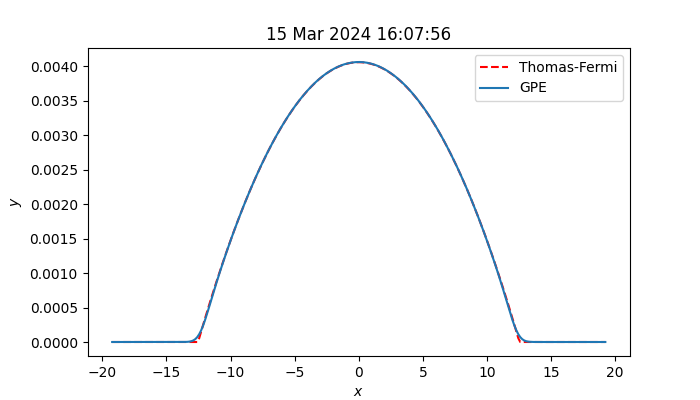

Source code (Python):
from torchgpe.bec2D import Gas
from torchgpe.bec2D.potentials import Contact, Trap
from torchgpe.utils import parse_config

import numpy as np
import torch
import matplotlib.pyplot as plt 
from scipy.constants import hbar, physical_constants
from datetime import datetime 

a_bohr = physical_constants["Bohr radius"][0]

config = parse_config("configuration.yaml")
np.random.seed(config["random_seed"])
torch.manual_seed(config["random_seed"])

contact = Contact(**config["potentials"]["contact"])
trap = Trap(**config["potentials"]["trap"])

bec = Gas(**config["gas"], float_dtype=torch.float32, complex_dtype=torch.complex64)
bec.psi = torch.exp(-(bec.X**2 + bec.Y**2)/(2*(config["initial_wavefunction"]["gaussian_sigma"] / bec.adim_length)**2))

bec.ground_state([trap, contact], callbacks=[], **config["propagation"]["imaginary_time"])



U0 = np.sqrt(8*np.pi)*config["gas"]["N_particles"]*config["potentials"]["contact"]["a_s"]*a_bohr/config["potentials"]["contact"]["a_orth"]*hbar**2/bec.mass
U0_prime = U0/(hbar*bec.adim_pulse*bec.adim_length**2)
mu_prime = np.sqrt(bec.mass*U0*(2*np.pi)**2*config["potentials"]["trap"]["omegax"]*config["potentials"]["trap"]["omegay"]/np.pi)/(hbar*bec.adim_pulse)
V = 2*(np.pi/bec.adim_pulse)**2*((config["potentials"]["trap"]["omegax"]*bec.X)**2+(config["potentials"]["trap"]["omegay"]*bec.Y)**2)
tf_density = (mu_prime-V)/U0_prime * torch.heaviside(mu_prime-V, torch.zeros_like(bec.X))



fig, ax = plt.subplots(1, 1, figsize=(7,4))
ax.plot(bec.x.cpu(), tf_density[bec.psi.shape[0]//2,:].cpu(), label="Thomas-Fermi", ls="dashed", c="red")
ax.plot(bec.x.cpu(), bec.density[bec.psi.shape[0]//2,:].cpu(), label="GPE")
ax.set_xlabel(r"$x$")
ax.set_ylabel(r"$y$")
plt.legend()
plt.title(datetime.now().strftime("%d %b %Y %H:%M:%S"))
fig.savefig("thomas_fermi_profile.png")


